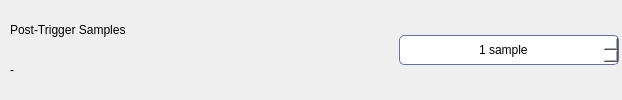
                         <widget class="QWidget" name="widgetLayoutPostTrigger" native="true">
                          <property name="minimumSize">
                           <size>
                            <width>0</width>
                            <height>0</height>
                           </size>
                          </property>
                          <layout class="QHBoxLayout" name="horizontalLayout_7">
                           <property name="spacing">
                            <number>3</number>
                           </property>
                           <property name="leftMargin">
                            <number>10</number>
                           </property>
                           <property name="topMargin">
                            <number>0</number>
                           </property>
                           <property name="rightMargin">
                            <number>3</number>
                           </property>
                           <property name="bottomMargin">
                            <number>0</number>
                           </property>
                           <item>
                            <layout class="QVBoxLayout" name="verticalLayout_5">
                             <property name="spacing">
                              <number>0</number>
                             </property>
                             <item>
                              <widget class="QLabel" name="labelPostTrigger">
                               <property name="sizePolicy">
                                <sizepolicy hsizetype="Preferred" vsizetype="Preferred">
                                 <horstretch>0</horstretch>
                                 <verstretch>0</verstretch>
                                </sizepolicy>
                               </property>
                               <property name="minimumSize">
                                <size>
                                 <width>250</width>
                                 <height>20</height>
                                </size>
                               </property>
                               <property name="maximumSize">
                                <size>
                                 <width>16777215</width>
                                 <height>20</height>
                                </size>
                               </property>
                               <property name="text">
                                <string>Post-Trigger Samples</string>
                               </property>
                               <property name="wordWrap">
                                <bool>true</bool>
                               </property>
                              </widget>
                             </item>
                             <item>
                              <widget class="QLabel" name="labelPostTriggerTime">
                               <property name="minimumSize">
                                <size>
                                 <width>250</width>
                                 <height>20</height>
                                </size>
                               </property>
                               <property name="maximumSize">
                                <size>
                                 <width>16777215</width>
                                 <height>20</height>
                                </size>
                               </property>
                               <property name="text">
                                <string>-</string>
                               </property>
                              </widget>
                             </item>
                            </layout>
                           </item>
                           <item>
                            <spacer name="horizontalSpacer_2">
                             <property name="orientation">
                              <enum>Qt::Orientation::Horizontal</enum>
                             </property>
                             <property name="sizeHint" stdset="0">
                              <size>
                               <width>136</width>
                               <height>20</height>
                              </size>
                             </property>
                            </spacer>
                           </item>
                           <item>
                            <widget class="QSpinBox" name="spinBoxPostTrigger">
                             <property name="minimumSize">
                              <size>
                               <width>220</width>
                               <height>30</height>
                              </size>
                             </property>
                             <property name="maximumSize">
                              <size>
                               <width>220</width>
                               <height>30</height>
                              </size>
                             </property>
                             <property name="styleSheet">
                              <string notr="true">QSpinBox {
	color: black;
	background-color: white;
	border-radius: 5px;
	border: 1px solid #6272a4;
	padding-left: 5px;
}

QSpinBox:disabled {
	color: #7d7d7d;
	border: 1px solid #7d7d7d;
}

QSpinBox::down-button {
	width: 28px;
	height: 28px;
	subcontrol-position: left;
	border-top-left-radius: 3px;
	border-bottom-left-radius: 3px;
	background-image: url(:/icons/icons/icon_minus.png);
	background-position: center;
	background-repeat: no-reperat;
	border-right: 1px solid #6272a4;
	border-top: 1px solid #6272a4;
	border-bottom: 1px solid #6272a4;
	margin-left: 1px;
 }

QSpinBox::up-button:hover,
QSpinBox::down-button:hover {
	background-color: #d1eeff;
 }

QSpinBox::up-button:pressed,
QSpinBox::down-button:pressed {
	background-color: #f8f8f2;
}

QSpinBox::down-button:disabled {
	background-color: #aaaaaa;
	border-left-color: #aaaaaa;
	border-top: 1px solid #aaaaaa;
 }

QSpinBox::up-button {
	width: 28px;
	height: 28px;
	subcontrol-position: right;
	border-top-right-radius: 3px;
	border-bottom-right-radius: 3px;
	background-image: url(:/icons/icons/icon_plus.png);
	background-position: center;
	background-repeat: no-reperat;
	border-left: 1px solid #6272a4;
	border-top: 1px solid #6272a4;
	border-bottom: 1px solid #6272a4;
	margin-right: 1px;
 }

QSpinBox::up-button:disabled {
	background-color: #aaaaaa;
	border-left-color: #aaaaaa;
 }
</string>
                             </property>
                             <property name="locale">
                              <locale language="English" country="UnitedStates"/>
                             </property>
                             <property name="alignment">
                              <set>Qt::AlignmentFlag::AlignCenter</set>
                             </property>
                             <property name="suffix">
                              <string> sample</string>
                             </property>
                             <property name="minimum">
                              <number>1</number>
                             </property>
                             <property name="maximum">
                              <number>99999999</number>
                             </property>
                            </widget>
                           </item>
                          </layout>
                         </widget>
